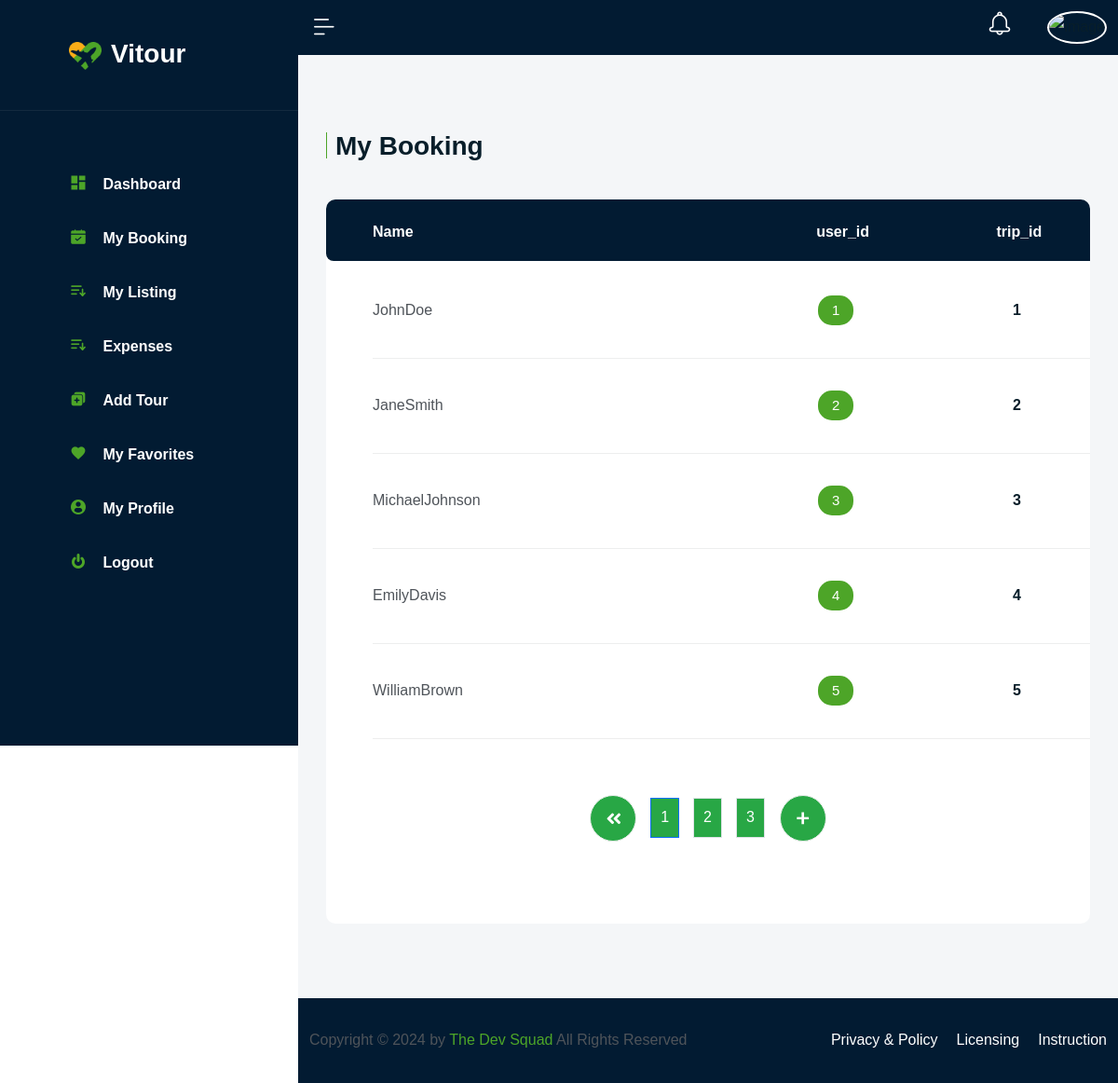
/dashboard/my-booking.php, run on the app's committed database.
### tables this page shows
CREATE TABLE `booking` (
  `id` int(11) NOT NULL,
  `user_id` int(11) DEFAULT NULL,
  `trip_id` int(11) DEFAULT NULL,
  `booking_date` timestamp NOT NULL DEFAULT current_timestamp(),
  `seats_booked` int(11) NOT NULL
);

CREATE TABLE `user` (
  `id` int(11) NOT NULL,
  `firstname` varchar(50) NOT NULL,
  `lastname` varchar(50) NOT NULL,
  `password` varchar(255) NOT NULL,
  `email` varchar(100) NOT NULL
);

### dashboard/my-booking.php (the view, shortened to what this page needs)
<?php
$servername = "localhost";
$username = "root";
$password = "";
$dbname = "trip_planner";
$conn = mysqli_connect($servername, $username, $password, $dbname);
$page = isset($_GET['page']) ? intval($_GET['page']) : 1;
$perPage = 5;
$offset = ($page - 1) * $perPage;
if ($conn) {
    $booking = $conn->query("
    SELECT
        b.id,
        b.user_id,
        u.firstname,
        u.lastname,
        b.seats_booked,
        b.booking_date,
        b.trip_id,
        t.trip_name
    FROM
        booking b
    INNER JOIN
        user u ON b.user_id = u.id
    INNER JOIN
        trip t ON b.trip_id = t.id
    ORDER BY b.id ASC
    LIMIT $perPage OFFSET $offset");
    $totalBookings = $conn->query("SELECT COUNT(*) as count FROM booking")->fetch_assoc()['count'];
    $totalPages = ceil($totalBookings / $perPage);
} else {
    die("Database connection failed.");
}
?>
<!DOCTYPE html>
<html xmlns="http://www.w3.org/1999/xhtml" xml:lang="en-US" lang="en-US">
<head>
    <link rel="stylesheet" href="../app/css/app.css">
    <link rel="stylesheet" href="../app/css/map.min.css">
</head>
<?php
include 'sidebar.php';
?>
<body class="body header-fixed">
    <div id="wrapper">
        <div id="pagee" class="clearfix">
            <div class="has-dashboard">
                <?php
include 'includes/header.php';
      ?>
<main id="main">
                    <section class="profile-dashboard" >
                        <div class="inner-header mb-40">
                            <h3 class="title">My Booking</h3>
                        </div>
                        <div class="my-booking-wrap ">
                            <ul class="booking-table-title flex-three">
                                <li>
                                    <p>Name</p>
                                </li>
                                <li>
                                    <p>user_id</p>
                                </li>
                                <li>
                                    <p>trip_id</p>
                                </li>
                            </ul>
<ul class="booking-table-content mb-60">
    <?php while ($row = $booking->fetch_assoc()): ?>
        <li class="flex-three">
            <div class="booking-list flex-three">
              <p><?php echo htmlspecialchars($row['firstname']);  echo htmlspecialchars($row['lastname']);  ?></p>
            </div>
            <div class="booking-list-table">
                <p class="status"><?php echo htmlspecialchars($row['user_id']); ?></p>
            </div>
            <div class="booking-list-table">
                <p class="date-gues"><?php echo htmlspecialchars($row['trip_id']); ?></p>
            </div>
        </li>
    <?php endwhile; ?>
</ul>
<div class="row">
    <div class="col-md-12">
        <ul class="tf-pagination flex-five">
            <li class="page-item <?php echo $page <= 1 ? 'disabled' : ''; ?>">
                <a class="pages-link" href="?page=<?php echo max(1, $page - 1); ?>">
                    <i class="icon-29"></i>
                </a>
            </li>
            <?php for ($i = 1; $i <= $totalPages; $i++): ?>
                <li class="page-item <?php echo $i == $page ? 'active' : ''; ?>">
                    <a class="page-link" href="?page=<?php echo $i; ?>"><?php echo $i; ?></a>
                </li>
            <?php endfor; ?>
            <li class="page-item <?php echo $page >= $totalPages ? 'disabled' : ''; ?>">
                <a class="pages-link" href="?page=<?php echo min($totalPages, $page + 1); ?>">
                    <i class="icon-1"></i>
                </a>
            </li>
        </ul>
    </div>
</div>
                    </section>
                </main>
                <?php
include 'includes/footer.php';
?>
            </div>
        </div>
    </div>
</body>
</html>

### dashboard/sidebar.php
<div class="sidebar-dashboard">
                <div class="db-logo">
                    <a href="index.html"><img src="../assets/images/favico.png" alt="Logo"><span>Vitour</span></a>
                </div>
                <div class="db-menu">
                    <ul>
                        <li >
                            <a href="dashboard.php">
                                <i class="icon-Vector-9"></i>
                                <span>Dashboard</span>
                            </a>
                        </li>
                        <li>
                            <a href="my-booking.php">
                                <i class="icon-Layer-2"></i>
                                <span>My Booking</span>
                            </a>
                        </li>
                        <li>
                            <a href="my-listing.php">
                                <i class="icon-Group-81"></i>
                                <span>My Listing</span>
                            </a>
                        </li>
                        <li>
                            <a href="expenses.php">
                                <i class="icon-Group-81"></i>
                                <span>Expenses</span>
                            </a>
                        </li>
                        <li>
                            <a href="add-tour.php">
                                <i class="icon-Group-91"></i>
                                <span>Add Tour</span>
                            </a>
                        </li>
                        <li>
                            <a href="my-favorite.php">
                                <i class="icon-Vector-10"></i>
                                <span>My Favorites</span>
                            </a>
                        </li>
                        <li>
                            <a href="my-profile.php">
                                <i class="icon-profile-user-1"></i>
                                <span>My Profile</span>
                            </a>
                        </li>
                        <li>
                            <a href="admin-logout.php">
                                <i class="icon-turn-off-1"></i>
                                <span>Logout</span>
                            </a>
                        </li>
                    </ul>
                </div>
            </div>

### dashboard/includes/header.php (shortened to what this page needs)
<header class="main-header flex">
                    <div id="header">
                        <div class="header-dashboard">
                            <div class="tf-container full">
                                <div class="row">
                                    <div class="col-lg-12">
                                        <div class="inner-container flex justify-space align-center">
                                            <div class="header-search flex-three">
                                                <div class="icon-bars">
                                                    <i class="icon-Vector3"></i>
                                                </div>
                                            </div>
                                            <div class="header-account flex align-center">
                                                <div class="dropdown notification">
                                                    <a class="icon-notification" type="button" data-bs-toggle="dropdown" aria-expanded="false">
                                                        <i class="icon-notification-1"></i>
                                                    </a>
                                                </div>
                                                <div class="dropdown account">
                                                    <a href="my-profile.php" aria-expanded="false">
                                                        <img src="../assets/images/page/avata.jpg" alt="image">
                                                    </a>
                                                </div>
                                            </div>
                                        </div>
                                    </div>
                                </div>
                            </div>
                        </div>
                    </div>
                </header>

### dashboard/includes/footer.php
<footer class="footer footer-dashboard">
                    <div class="tf-container full">
                        <div class="row">
                            <div class="col-xl-6">
                            <p class="copy-right">Copyright © 2024 by <a  class="text-main">The Dev Squad</a> All Rights Reserved</p>
                            </div>
                            <div class="col-xl-6">
                                <ul class="menu-footer flex-six">
                                    <li>
                                        <a href="#">Privacy & Policy</a>
                                    </li>
                                    <li>
                                        <a href="#">Licensing</a>
                                    </li>
                                    <li>
                                        <a href="#">Instruction</a>
                                    </li>
                                </ul>
                            </div>
                        </div>
                    </div>
                </footer>

### dashboard/my-booking.php (style rules this page uses)
.page-item a { background-color: #28a745 !important; color: white !important; padding: 5px 10px; text-decoration: none; }

### data on the page
booking: user.firstname "John", user.lastname "Doe", user "1", trip "1"
booking: user.firstname "Jane", user.lastname "Smith", user "2", trip "2"
booking: user.firstname "Michael", user.lastname "Johnson", user "3", trip "3"
booking: user.firstname "Emily", user.lastname "Davis", user "4", trip "4"
booking: user.firstname "William", user.lastname "Brown", user "5", trip "5"
